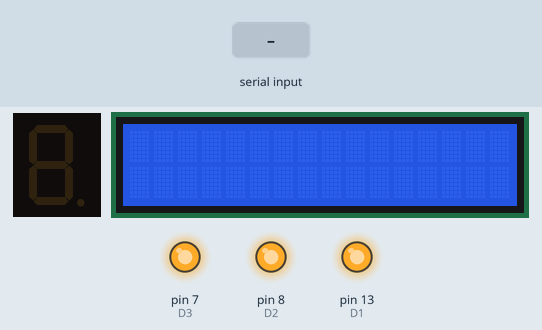
Bench run of a sketch on a simulated Arduino Uno, built with avr-gcc and run on an emulated ATmega328P. Shown: 1-digit seven-segment display, 16×2 character LCD, output pins drawn as LEDs (lit = HIGH). Wiring (inferred from the names in the program): 1-digit 7-segment display, segments lit when HIGH: segments pin 10, pin 6, A2, A3, A4, pin 9, A1. The test bench sets the inputs (shaded band). The segment pins are drawn as the display they are named for; pins used as bus, display or sensor lines are not drawn; what the sketch prints to the serial monitor is not drawn.

Above: at 1.2 s.
1.3 s: "90,45,200\n" received over Serial
At 3.5 s:
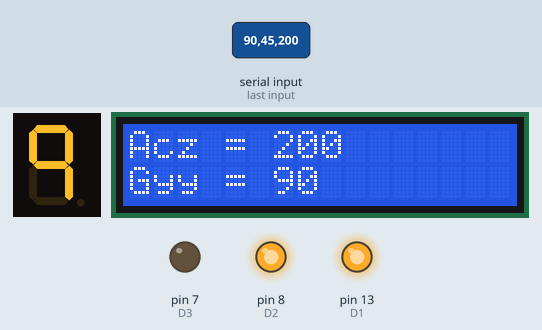
4.3 s: "90,45\n" received over Serial
At 6.9 s:
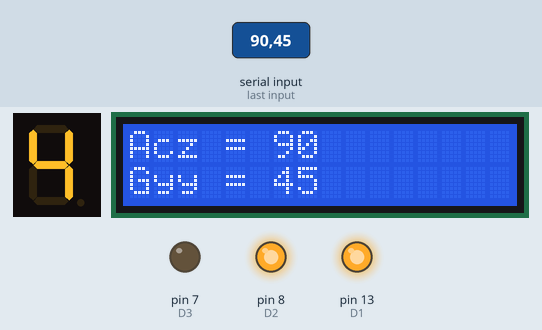
7.3 s: "0\n" received over Serial
At 9.1 s:
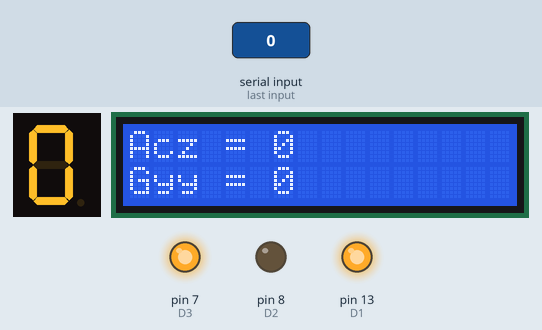
10.3 s: "30,150,10\n" received over Serial
At 11.7 s:
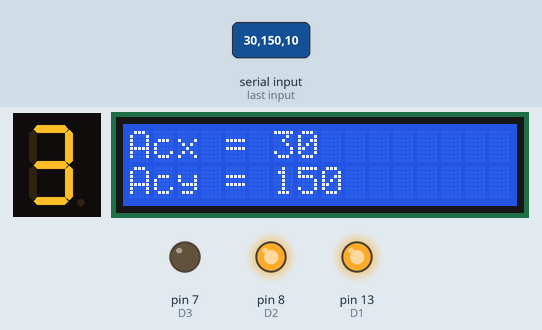
13.3 s: "1\n" received over Serial
At 16.0 s:
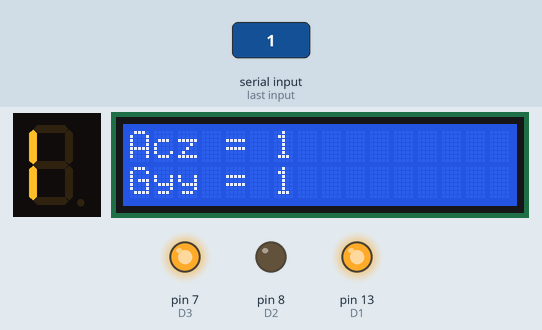
16.3 s: "30,150\n" received over Serial
At 18.5 s:
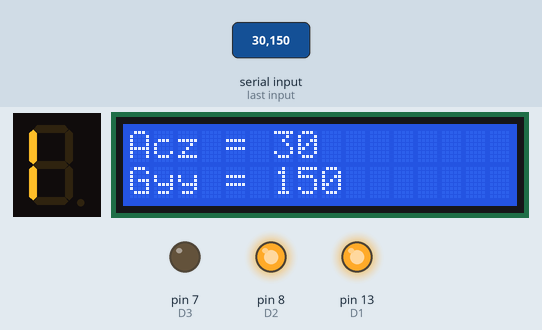
Timing chart, 0 to 20.0 s (numbered marks = the images above; inputs shaded):
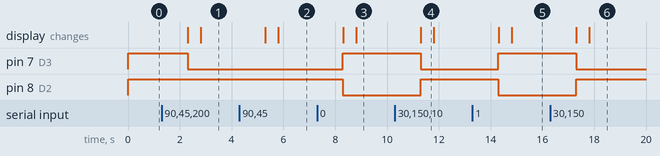

The sketch:

DotDisplay.ino
```cpp
//Developed by VIKRAM BALA & MILES BATLEY, 2020. Contact: vikrambala2002@gmail.com.
//Please contact if you wish to use for commercial purposes, and provide credit in any public usage.
//Credit can be provided with the following: "Vikram Bala, https://github.com/vbala29"

//THIS CODE IS INTENDED TO RUN ON AN ARDUINO UNO
#include <LiquidCrystal.h>
#include "SevSeg.h"


LiquidCrystal lcd(12, 11, 5, 4, 3, 2);
//7 = bottom //8 left bottom //6 left top //13 top //A0 top rght //

int pinA = 10;
int pinB = 6;
int pinC = A2;
int pinD = A3;
int pinE = A4;
int pinF = 9;
int pinG = A1;
int D1 = 13;
int D2 = 8;
int D3 = 7;
int D4 = A0;


void setup() {
 pinMode(pinA, OUTPUT);
  pinMode(pinB, OUTPUT);
  pinMode(pinC, OUTPUT);
  pinMode(pinD, OUTPUT);
  pinMode(pinE, OUTPUT);
  pinMode(pinF, OUTPUT);
  pinMode(pinG, OUTPUT);
  pinMode(D1, OUTPUT);
  pinMode(D2, OUTPUT);
  pinMode(D3, OUTPUT);
  pinMode(D4, OUTPUT);


digitalWrite(D1, HIGH);
digitalWrite(D2, HIGH);
digitalWrite(D3, HIGH);
digitalWrite(D4, HIGH);


 Serial.begin(115200);
while (!Serial) {
; // wait for serial port to connect. Needed for native USB port only
}

lcd.clear();
// set up the LCD's number of columns and rows:
lcd.begin(16, 2);


}

String content = "";
char character;
int num;


void loop() {
  unsigned long currentMillis = millis();
  lcd.setCursor(0, 0);

  if (Serial.available()) {
    content = Serial.readString();
    Serial.println(content);
    int ind1 = content.indexOf(',');
    String acx = content.substring(0, ind1);
    int ind2 = content.indexOf(',', ind1 + 1);
    String acy = content.substring(ind1 + 1, ind2);
    int ind3 =  content.indexOf(',', ind2 + 1);
    String acz = content.substring(ind2 + 1, ind3);
    int ind4 =  content.indexOf(',', ind3 + 1);
    String gyy = content.substring(ind3 + 1, ind4);
    Serial.println("Acx = " + acx + " Acy = "  + acy + " Acz = " + acz + " Gyy = " + gyy);
  if(abs(gyy.toInt()) < 10){
    pickDigit(1);
    switch(abs(gyy.toInt())){
       case 0:
        zero();
        break;
      case 1:
        one();
        break;
      case 2:
        two();
        break;
      case 3:
        three();
        break;
      case 4:
        four();
        break;
       case 5:
        five();
        break;
       case 6:
        six();
        break;
       case 7:
        seven();
        break;
       case 8:
        eight();
        break;
       case 9:
        nine();
        break;
       default:
        break;
    }
  } else {
    pickDigit(2);
    switch(abs(gyy.toInt() / 10)){
      case 0:
        zero();
        break;
      case 1:
        one();
        break;
      case 2:
        two();
        break;
      case 3:
        three();
        break;
      case 4:
        four();
        break;
       case 5:
        five();
        break;
       case 6:
        six();
        break;
       case 7:
        seven();
        break;
       case 8:
        eight();
        break;
       case 9:
        nine();
        break;
       default:
        break;
    }
  }
     lcd.clear();

//     DISPLAY VALUES ON BACKEND LCD - TESTING ONLY
     lcd.print("Acx = " + acx);
     lcd.setCursor(0, 1);

     lcd.print("Acy = " + acy);
     delay(500);

     lcd.setCursor(0, 0);

     lcd.print("Acz = " + acz);
     lcd.setCursor(0, 1);
     lcd.print("Gyy = " + gyy);
     delay(500);


     }


}
void zero(){

 digitalWrite(pinA, HIGH);
  digitalWrite(pinB,  HIGH);
  digitalWrite(pinC, HIGH);
  digitalWrite(pinD, HIGH);
  digitalWrite(pinE, HIGH);
  digitalWrite(pinF, HIGH);
  digitalWrite(pinG, LOW);
}


void one(){

 digitalWrite(pinA, LOW);
  digitalWrite(pinB,  LOW);
  digitalWrite(pinC, LOW);
  digitalWrite(pinD, LOW);
  digitalWrite(pinE, HIGH);
  digitalWrite(pinF, HIGH);
  digitalWrite(pinG, LOW);
}

void two(){

 digitalWrite(pinA, HIGH);
  digitalWrite(pinB,  HIGH);
  digitalWrite(pinC, LOW);
  digitalWrite(pinD, HIGH);
  digitalWrite(pinE, HIGH);
  digitalWrite(pinF, LOW);
  digitalWrite(pinG, HIGH);
}


void three(){

 digitalWrite(pinA, HIGH);
  digitalWrite(pinB,  HIGH);
  digitalWrite(pinC, HIGH);
  digitalWrite(pinD, HIGH);
  digitalWrite(pinE, LOW);
  digitalWrite(pinF, LOW);
  digitalWrite(pinG, HIGH);
}


void four(){
//4
 digitalWrite(pinA, LOW);
  digitalWrite(pinB, HIGH);
  digitalWrite(pinC, HIGH);
  digitalWrite(pinD, LOW);
  digitalWrite(pinE, LOW);
  digitalWrite(pinF, HIGH);
  digitalWrite(pinG, HIGH);
}

void five(){

 digitalWrite(pinA, HIGH);
  digitalWrite(pinB, LOW);
  digitalWrite(pinC, HIGH);
  digitalWrite(pinD, HIGH);
  digitalWrite(pinE, LOW);
  digitalWrite(pinF, HIGH);
  digitalWrite(pinG, HIGH);
}

void six(){

 digitalWrite(pinA, HIGH);
  digitalWrite(pinB, LOW);
  digitalWrite(pinC, HIGH);
  digitalWrite(pinD, HIGH);
  digitalWrite(pinE, HIGH);
  digitalWrite(pinF, HIGH);
  digitalWrite(pinG, HIGH);
}

void seven(){

 digitalWrite(pinA, HIGH);
  digitalWrite(pinB, HIGH);
  digitalWrite(pinC, HIGH);
  digitalWrite(pinD, LOW);
  digitalWrite(pinE, LOW);
  digitalWrite(pinF, LOW);
  digitalWrite(pinG, LOW);
}


void eight(){

 digitalWrite(pinA, HIGH);
  digitalWrite(pinB, HIGH);
  digitalWrite(pinC, HIGH);
  digitalWrite(pinD, HIGH);
  digitalWrite(pinE, HIGH);
  digitalWrite(pinF, HIGH);
  digitalWrite(pinG, HIGH);
}


void nine(){

 digitalWrite(pinA, HIGH);
  digitalWrite(pinB, HIGH);
  digitalWrite(pinC, HIGH);
  digitalWrite(pinD, LOW);
  digitalWrite(pinE, LOW);
  digitalWrite(pinF, HIGH);
  digitalWrite(pinG, HIGH);
}

void g(){

 digitalWrite(pinA, HIGH);
  digitalWrite(pinB, HIGH);
  digitalWrite(pinC, HIGH);
  digitalWrite(pinD, HIGH);
  digitalWrite(pinE, LOW);
  digitalWrite(pinF, HIGH);
  digitalWrite(pinG, HIGH);
}

//https://osoyoo.com/2017/08/08/arduino-lesson-4-digit-7-segment-led-display/
void pickDigit(int x) //light up a 7-segment display
{
  //The 7-segment LED display is a common-cathode one. So also use digitalWrite to  set d1 as high and the LED will go out
  digitalWrite(D1, HIGH);
  digitalWrite(D2, HIGH);
  digitalWrite(D3, HIGH);
  digitalWrite(D4, HIGH);

  switch(x)
  {
    case 0:
    digitalWrite(D1, LOW);//Light d1 up
    break;
    case 1:
    digitalWrite(D2, LOW); //Light d2 up
    break;
    case 2:
    digitalWrite(D3, LOW); //Light d3 up
    break;
    default:
    digitalWrite(D4, LOW); //Light d4 up
    break;
  }
}
```

Measured:
- after the input at 1.3 s, pin 7 (D3): HIGH → LOW after 1.0 s; the display: first changes after 1.0 s (image 1 shows a later state)
- after the input at 4.3 s, the display: first changes after 1.0 s (image 2 shows a later state)
- after the input at 7.3 s, pin 7 (D3): LOW → HIGH after 1.0 s; pin 8 (D2): HIGH → LOW after 1.0 s; the display: first changes after 1.0 s (image 3 shows a later state)
- after the input at 10.3 s, pin 7 (D3): HIGH → LOW after 1.0 s; pin 8 (D2): LOW → HIGH after 1.0 s; the display: changes after 1.0 s (image 4)
- after the input at 13.3 s, pin 7 (D3): LOW → HIGH after 1.0 s; pin 8 (D2): HIGH → LOW after 1.0 s; the display: first changes after 1.0 s (image 5 shows a later state)
- after the input at 16.3 s, pin 7 (D3): HIGH → LOW after 1.0 s; pin 8 (D2): LOW → HIGH after 1.0 s; the display: first changes after 1.0 s (image 6 shows a later state)
- what the display in image 4 shows lasts 0.5 s, from 11.3 s to 11.8 s
